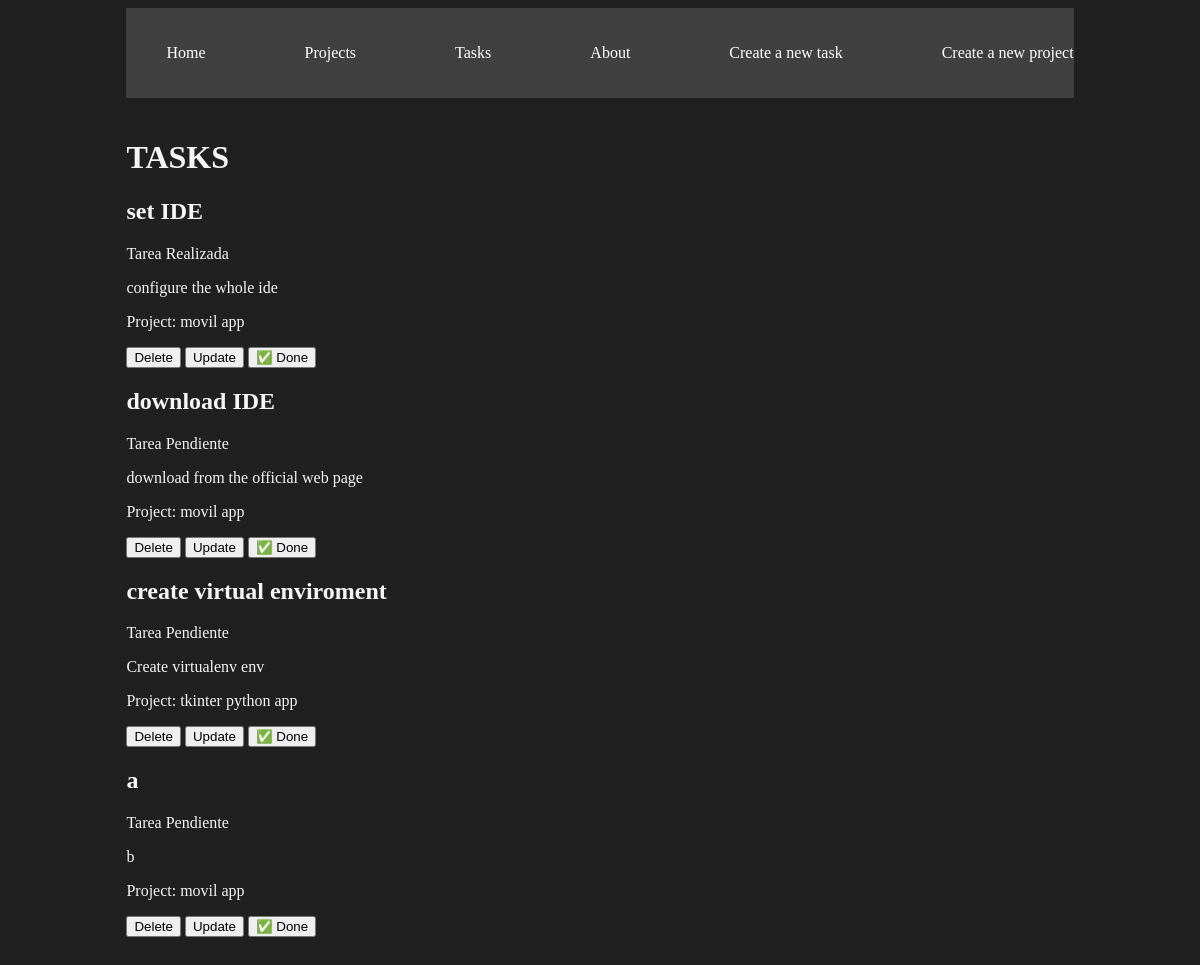
Page /tasks/ on the earlier database version.
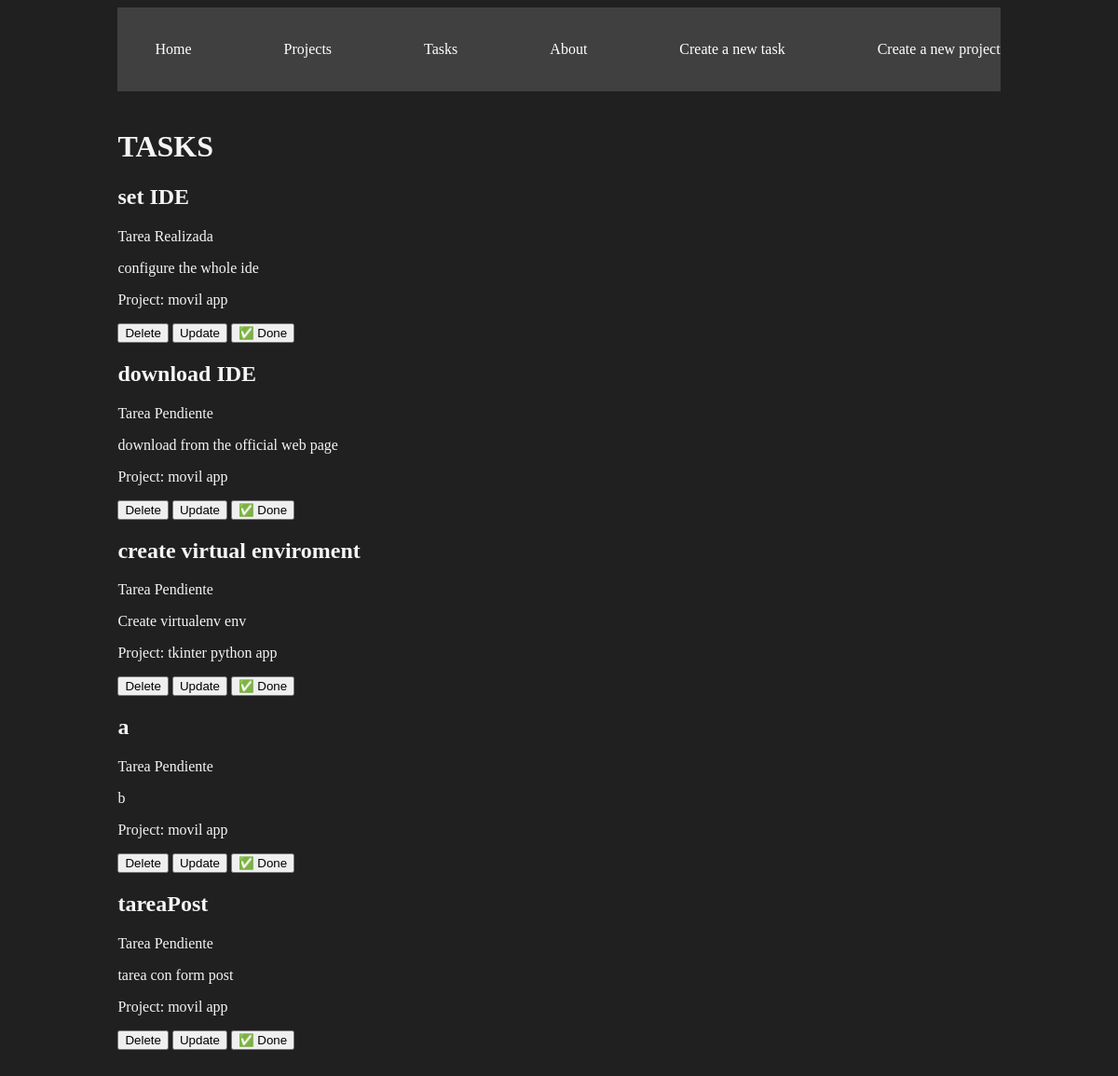
Same page on the later database version.
### myapp/models.py (models this page shows, shortened)
class Task (models.Model):
    title = models.CharField(max_length=200)
    description = models.TextField()
    project = models.ForeignKey(Project, on_delete=models.CASCADE)
    done = models.BooleanField(default= False)

class Project(models.Model):
    name= models.CharField(max_length=200)

### myapp/views.py (the view)
# urls.py: path('tasks/', views.task, name='tasks'),
def task (request):
    tasks = Task.objects.all()
    return render (request , 'tasks/tasks.html', {'tasks': tasks})

### myapp/templates/tasks/tasks.html (shortened to what this page needs)
{% extends 'layouts/base.html' %}
{% block content %}
<!DOCTYPE html>
<html lang="en">
<head>
</head>
<body>
    <h1>TASKS</h1>
    {% for task in tasks %}
    <h2>{{task.title}}</h2>
    {% if task.done == False %}
    <p>Tarea Pendiente</p>
    {% else %}
    <p>Tarea Realizada</p>
    {% endif %}
    <p>{{task.description}}</p>
    <p>Project: {{task.project.name}}</p>
    <button>Delete</button>
    <button>Update</button>
    <button>&#x2705; Done</button>
    {% endfor %}
</body>
</html>
{% endblock %}

Differences in the rows shown:
added Task: title "tareaPost", done "Tarea Pendiente", description "tarea con form post", project.name "movil app"
